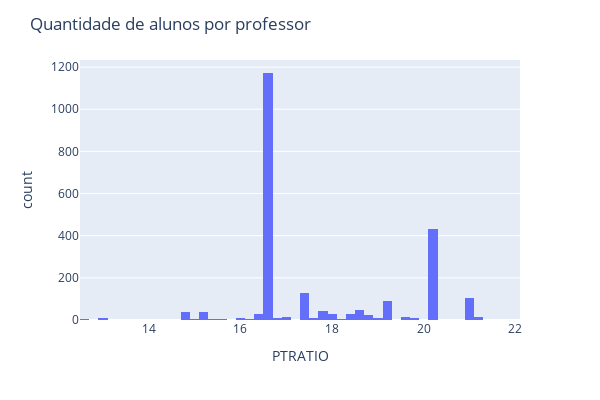

Notebook source saved alongside this figure:
### Code cell
hist = px.histogram(df, x = "PTRATIO", nbins = 60)
hist.update_layout(width = 600, height = 400, title_text = "Quantidade de alunos por professor")
hist.show()

### Figure 1 — Plotly figure (JSON) as saved in the notebook; plotly's stock layout.template omitted (floating-point values rounded to 4 significant figures; data arrays with more than 128 entries replaced by an {"elided": "..."} marker saying what was removed)
{"data": [{"alignmentgroup": "True", "bingroup": "x", "hovertemplate": "PTRATIO=%{x}<br>count=%{y}<extra></extra>", "legendgroup": "", "marker": {"color": "#636efa", "pattern": {"shape": ""}}, "name": "", "nbinsx": 60, "offsetgroup": "", "orientation": "v", "showlegend": false, "type": "histogram", "x": {"elided": "2340 float values"}, "xaxis": "x", "yaxis": "y"}], "layout": {"barmode": "relative", "height": 400, "legend": {"tracegroupgap": 0}, "margin": {"t": 60}, "title": {"text": "Quantidade de alunos por professor"}, "width": 600, "xaxis": {"anchor": "y", "domain": [0, 1], "title": {"text": "PTRATIO"}}, "yaxis": {"anchor": "x", "domain": [0, 1], "title": {"text": "count"}}}}
